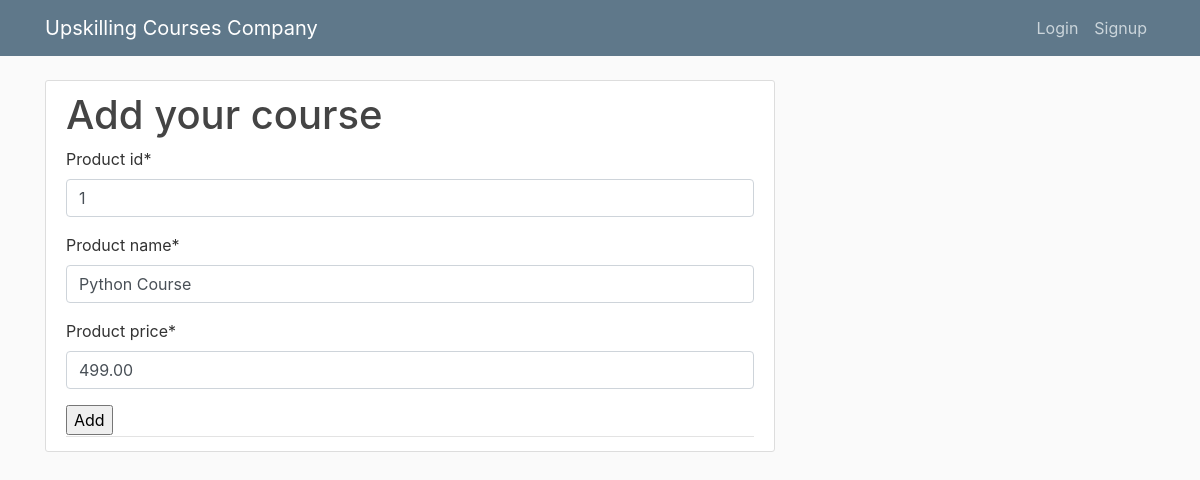
Page /productedit/1/ (signed in) on the earlier database version.
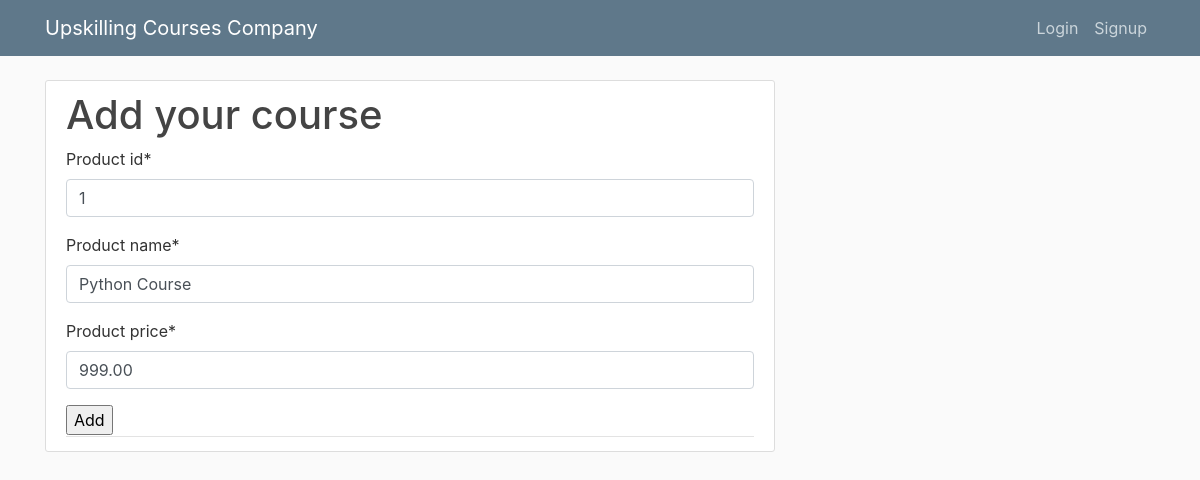
Same page on the later database version.
### products/models.py (models this page shows, shortened)
class Product(models.Model):
    product_id      = models.IntegerField(primary_key=True)
    product_name    = models.CharField(max_length=100)
    product_price   = models.DecimalField(max_digits=6, decimal_places=2)
    product_seller  = models.ForeignKey(SalesExecutive, on_delete=models.CASCADE)

### products/views.py (the view)
# urls.py: path('productedit/<product_id>/', productedit, name='productedit'),
@login_required(login_url="/accounts/login/")
def productedit(request, product_id):
    product = Product.objects.get(product_id=product_id)
    form = CreateProductForm(instance=product)
    if request.method == "POST":
        form = CreateProductForm(request.POST, instance=product)
        if form.is_valid():
            form.save()
            messages.info(request,"Course updated successfully!!!")
            return redirect('products:home')
    return render(request, 'products/productcreate.html', {'form':form})

### products/forms.py
class CreateProductForm(forms.ModelForm):
    class Meta:
        model = Product
        fields = ['product_id', 'product_name', 'product_price']

### products/templates/products/productcreate.html (shortened to what this page needs)
{% extends 'base.html' %}
{% load crispy_forms_tags %}
{% block content %}
    <article class="media content-section">
        <div class="media-body">
            <div class="article-metadata">
                <h1>Add your course</h1>
                <form action="{% url 'products:productcreate' %}" method="POST">
                    {{ form|crispy }}
                    <input type="submit" value="Add"></input>
                </form>
            </div>
        </div>
    </article>
{% endblock %}

### templates/base.html (shortened to what this page needs)
{% load static %}
<!DOCTYPE html>
<html>
<head>
    <link rel="stylesheet" href="https://maxcdn.bootstrapcdn.com/bootstrap/4.0.0/css/bootstrap.min.css">
    <link rel="stylesheet" type="text/css" href="{% static 'style.css' %}">
</head>
<body>
    <header class="site-header">
        <nav class="navbar navbar-expand-md navbar-dark bg-steel fixed-top">
            <div class="container">
                <a class="navbar-brand mr-4" href="{% url 'products:home' %}">Upskilling Courses Company</a>
                <div class="collapse navbar-collapse" id="navbarToggle">
                    <div class="navbar-nav">
                        {% if user.is_customer %}
                            <a class="nav-item nav-link" href="{% url 'products:home' %}">Home</a>
                            <a class="nav-item nav-link" href="{% url 'orders:mycourses' %}">My Courses</a>
                            <label class="nav-item nav-link">{{ request.user }} (Customer)</label>
                            <form class="nav-item nav-link" action="{% url 'accounts:logout' %}" method="POST">
                                {% csrf_token %}
                                <button type="submit">Logout</button>
                            </form>
                        {% else %}
                                <a class="nav-item nav-link" href="{% url 'accounts:login' %}">Login</a>
                                <a class="nav-item nav-link" href="{% url 'accounts:signup' %}">Signup</a>
                        {% endif %}
                    </div>
                </div>
            </div>
        </nav>
    </header>
    <main role="main" class="container">
        <div class="row">
            <div class="col-md-8">
                {% block content %}{% endblock %}
            </div>
        </div>
    </main>
</body>
</html>

### static/style.css (style rules this page uses)
body { background: #fafafa; color: #333333; margin-top: 5rem; }
h1, h2, h3, h4, h5, h6 { color: #444444; }
.bg-steel { background-color: #5f788a; }
.site-header .navbar-nav .nav-link { color: #cbd5db; }
.content-section { background: #ffffff; padding: 10px 20px; border: 1px solid #dddddd; border-radius: 3px; margin-bottom: 20px; }
.article-metadata { padding-bottom: 1px; margin-bottom: 4px; border-bottom: 1px solid #e3e3e3 }

Differences in the rows shown:
changed Product "Python Course": product_price "499.00" → "999.00"
